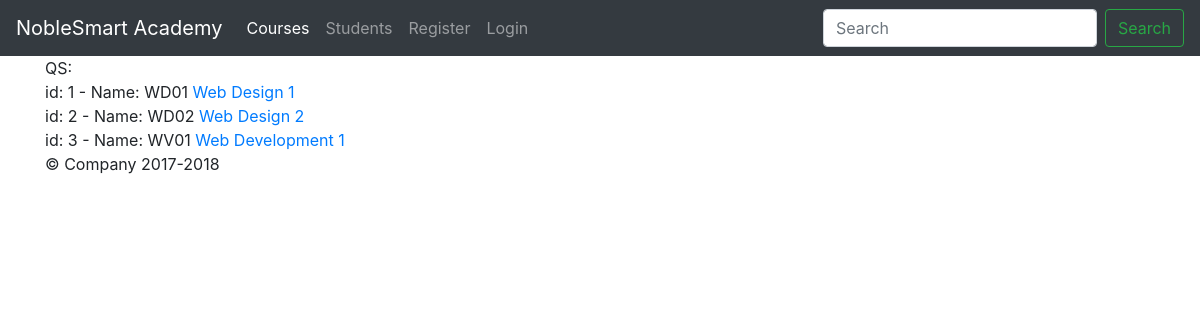
/courses.php, run on an earlier commit of the app's database.
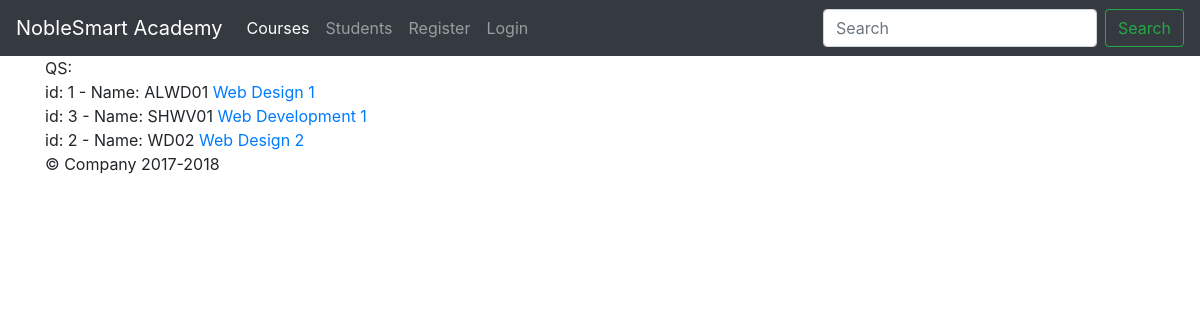
And on a later commit of the database.
### tables this page shows
CREATE TABLE IF NOT EXISTS `courses` (
  `CourseID` int(11) NOT NULL AUTO_INCREMENT,
  `Name` varchar(255) NOT NULL,
  `Title` varchar(255) NOT NULL,
  `Description` text NOT NULL,
  PRIMARY KEY (`CourseID`)
);

### functions.php (the view, shortened to what this page needs)
<?php
function dbConnect($sql){
    $conn = new mysqli('127.0.0.1', 'root', 'root','academy',8889);
    $result = $conn->query($sql);
    return $result;
}
function buildMenu($arMenus){
    $page = $_SERVER['PHP_SELF'];
    $strOut = "<ul class='navbar-nav mr-auto'>";
    foreach($arMenus as $k=>$v) {
        $class = strpos($page, $v["link"]) === false ? '' : 'active';
        $strOut .= "<li class='nav-item $class'>";
        $strOut .= "<a class='nav-link' href=".$v["link"].">".$v["title"]."</a>";
        $strOut .= "</li>";
    }
    $strOut .= '</ul>';
    echo $strOut;
}
function userProfile(){
    if ($_SESSION != null){
        $fullname = $_SESSION["FullName"];
        $strOut = '<li class="nav-item dropdown">';
        $strOut .= '<a class="nav-link dropdown-toggle" href="http://example.com" id="dropdown01" data-toggle="dropdown" aria-haspopup="true" aria-expanded="false">'.$fullname.'</a>';
        $strOut .= '<div class="dropdown-menu" aria-labelledby="dropdown01">'.
          '<a class="dropdown-item" href="profile.php">Your Profile</a>'.
          '<a class="dropdown-item" href="courses.php">Your Courses</a>'.
          '<a class="dropdown-item" href="logout.php">Logout</a>'.
        '</div>'.
        '</li>';
    } else {
        $strOut = '<li class="nav-item">';
        $strOut .= '<a class="nav-link" href="login.php">Login</a>';
        $strOut .= '</li>';
    }
    echo $strOut;
}
function showCourses(){
    $sql = "SELECT * FROM COURSES order by Name";
    $courses = dbConnect($sql);
    $strOut = "";
    if ($courses->num_rows > 0) {
        while($row = $courses->fetch_assoc()) {
            $strOut .= "id: " . $row["CourseID"]. " - Name: " . $row["Name"]. " ";
            $strOut .= "<a href='courses.php?id=".$row["CourseID"]."'>".$row["Title"]. "</a><br>";
        }
    } else {
        $strOut .= "0 results";
    }
    echo $strOut;
}
?>

What changed in the data, as far as the page shows it:
changed courses "Web Design 1": value "id: 1 - Name: WD01" → "id: 1 - Name: ALWD01"
changed courses "Web Development 1": value "id: 3 - Name: WV01" → "id: 3 - Name: SHWV01"; moves up the list
